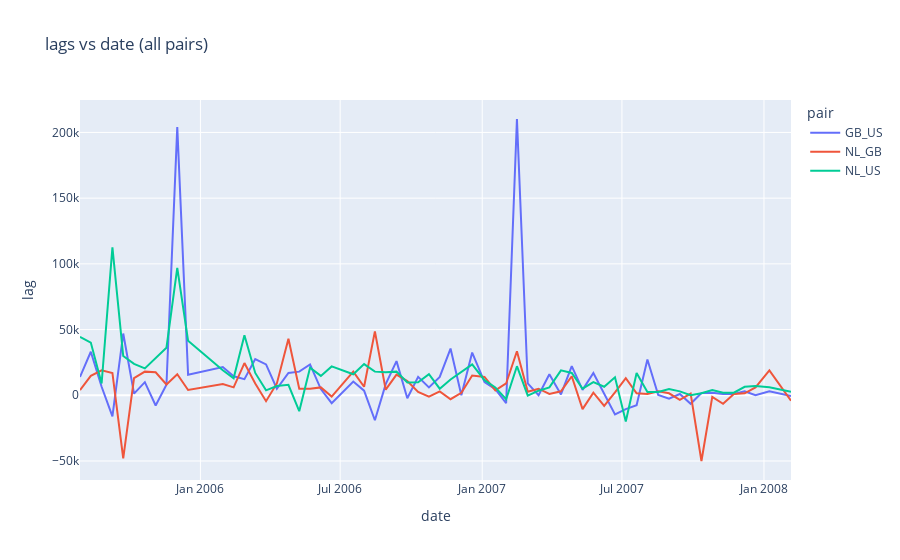

The code cell stored with this chart in its notebook:
### Code cell
plot_all_pairs(best_lags[(best_lags.market1!="MW")*(best_lags.market2!="MW")])
